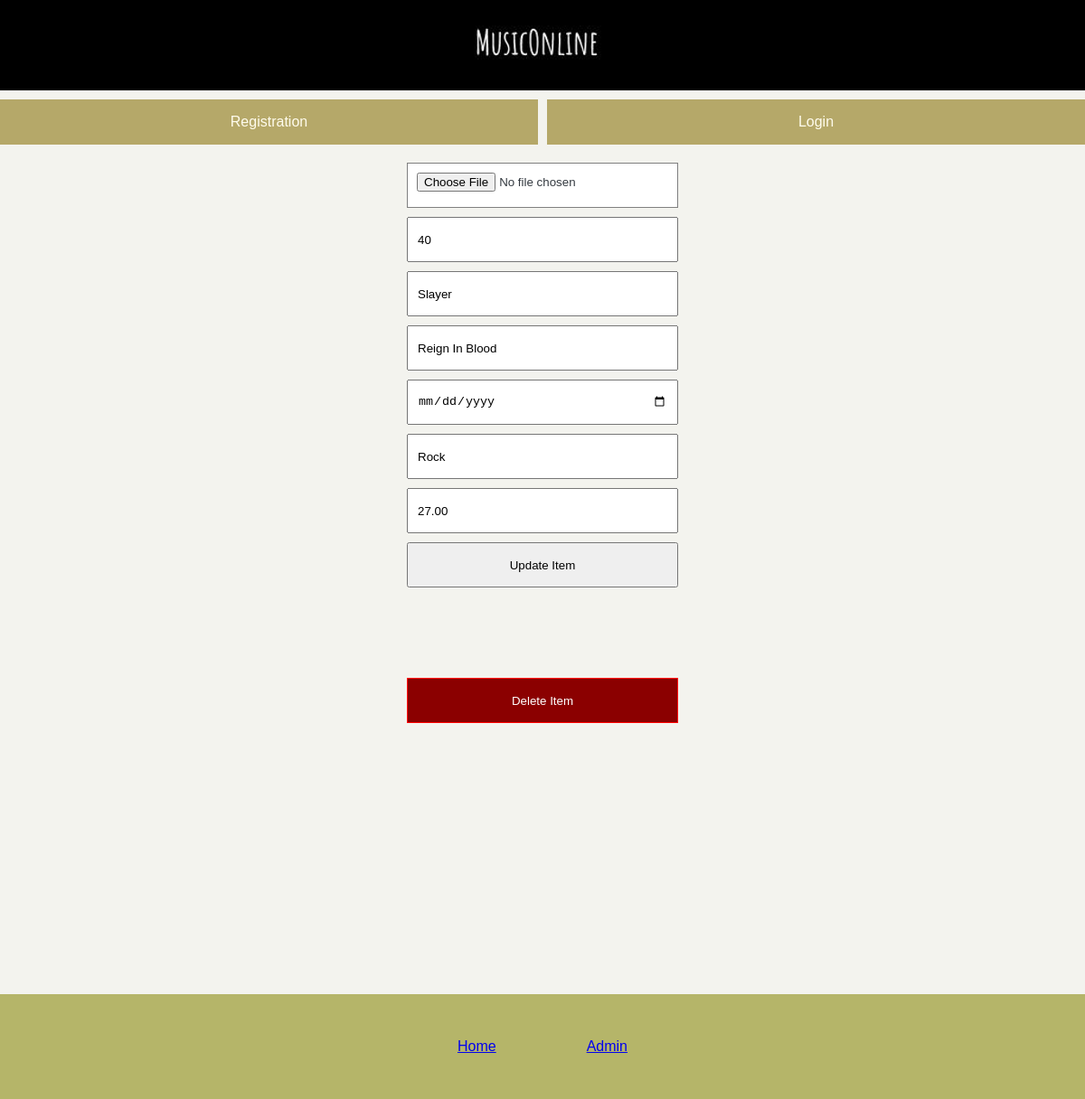
The page /item_update.php?item_id=40 (signed in) on the database its author committed.
### tables this page shows
CREATE TABLE `item_table` (
  `item_id` int(10) NOT NULL,
  `artist` varchar(50) NOT NULL,
  `album` varchar(100) NOT NULL,
  `year` int(30) NOT NULL,
  `genre` varchar(30) NOT NULL,
  `album_cover` varchar(100) NOT NULL,
  `date_added` date NOT NULL,
  `price` decimal(4,2) NOT NULL,
  `user_id` varchar(30) NOT NULL
);

### item_update.php (the view, shortened to what this page needs)
<?php include "conn.php";
?>
<!DOCTYPE html>
<html lang="en">
<head>
    <link rel="stylesheet" href="style.css">
</head>
<body>
    <?php
        include "inc_header.php";
$item_id = ( isset($_GET["item_id"]) && !empty($_GET["item_id"]) ? $_GET["item_id"] : "");
$query = "SELECT * FROM item_table WHERE item_id= $item_id";
$result = mysqli_query($conn, $query);
while ($row = mysqli_fetch_array($result)){
    $artist = $row['artist'];
    $album = $row['album'];
    $year = $row['year'];
    $genre = $row['genre'];
    $price = $row['price'];
    $album_cover = $row['album_cover'];
}
    ?>
<!DOCTYPE html>
<html lang="en">
<head>
    <link rel="stylesheet" href="style.css">
</head>
<body>
    <main>
        <div class="itemUpdateForm">
            <form action="item_update_script.php" method="post" enctype="multipart/form-data" id="itemUpdateForm">
                <input type="file" name="photo" id="fileSelect" class="inputfile" value="<?php echo "$album_cover" ?>">
                <input type="text" name="item_id" value="<?php echo "$item_id";?>" readonly>
                <input type="text" name="artist" value="<?php echo "$artist";?>">
                <input type="text" name="album" value="<?php echo "$album";?>">
                <input type="date" name="year" value="<?php echo "$year";?>">
                <input type="text" name="genre" value="<?php echo "$genre";?>">
                <input type="text" name="price" value="<?php echo "$price";?>">
                <input type="submit" name="update" value="Update Item">
                <input type="submit" name="delete" value="Delete Item" class="deleteButton">
            </form>
        </div>
    </main>
    <?php   include "inc_footer.php"  ?>
</body>
</html>

### style.css (style rules this page uses)
html, body, div, span, applet, object, iframe, h1, h2, h3, h4, h5, h6, p, blockquote, pre, a, abbr, acronym, address, big, cite, code, del, dfn, em, img, ins, kbd, q, s, samp, small, strike, strong, sub, sup, tt, var, b, u, i, center, dl, dt, dd, ol, ul, li, fieldset, form, label, legend, table, caption, tbody, tfoot, thead, tr, th, td, article, aside, canvas, details, embed, figure, figcaption, footer, header, hgroup, menu, nav, output, ruby, section, summary, time, mark, audio, video { margin: 0; padding: 0; border: 0; font-size: 100%; font: inherit; vertical-align: baseline; }
body { line-height: 1; }
*, *::before, *::after { box-sizing: border-box; }
body { font-family: 'PT Sans', sans-serif; background: #f3f3ee; color: #343a40; }
.itemAddForm, .itemUpdateForm { display: flex; justify-content: center; }
.itemAddForm form, .itemUpdateForm form { display: flex; flex-flow: column wrap; width: 300px; }
.itemAddForm input, .loginForm button, .itemUpdateForm input { height: 50px; padding: 10px; margin: 10px 0 0 0; }
.inputfile { background: white; border: 1px solid gray; }
.itemUpdateForm input[type=submit].deleteButton { margin-top: 100px; background: darkred; color: white; border: 1px solid red; }

### rows shown on the page
item_table: artist "Slayer", album "Reign In Blood", genre "Rock", price "27.00"
